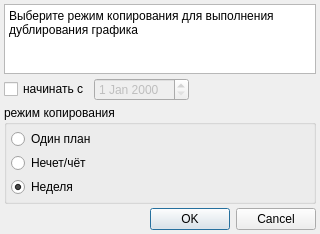
<ui version="4.0" >
 <class>DublDialog</class>
 <widget class="QDialog" name="DublDialog" >
  <property name="geometry" >
   <rect>
    <x>0</x>
    <y>0</y>
    <width>320</width>
    <height>218</height>
   </rect>
  </property>
  <property name="windowTitle" >
   <string>Дублирование графика</string>
  </property>
  <layout class="QGridLayout" name="gridLayout" >
   <property name="margin" >
    <number>4</number>
   </property>
   <property name="spacing" >
    <number>4</number>
   </property>
   <item row="0" column="0" colspan="3" >
    <widget class="QTextBrowser" name="textBrowser" >
     <property name="html" >
      <string>&lt;!DOCTYPE HTML PUBLIC "-//W3C//DTD HTML 4.0//EN" "http://www.w3.org/TR/REC-html40/strict.dtd">
&lt;html>&lt;head>&lt;meta name="qrichtext" content="1" />&lt;style type="text/css">
p, li { white-space: pre-wrap; }
&lt;/style>&lt;/head>&lt;body style=" font-family:'MS Shell Dlg 2'; font-size:8.25pt; font-weight:400; font-style:normal;">
&lt;p style=" margin-top:0px; margin-bottom:0px; margin-left:0px; margin-right:0px; -qt-block-indent:0; text-indent:0px; font-family:'Sans Serif'; font-size:9pt;">Выберите режим копирования для выполнения дублирования графика&lt;/p>&lt;/body>&lt;/html></string>
     </property>
    </widget>
   </item>
   <item row="1" column="0" >
    <widget class="QCheckBox" name="chkStart" >
     <property name="text" >
      <string>начинать с</string>
     </property>
    </widget>
   </item>
   <item row="1" column="1" >
    <widget class="CDateEdit" name="edtStart" >
     <property name="enabled" >
      <bool>false</bool>
     </property>
    </widget>
   </item>
   <item row="1" column="2" >
    <spacer name="horizontalSpacer" >
     <property name="orientation" >
      <enum>Qt::Horizontal</enum>
     </property>
     <property name="sizeHint" stdset="0" >
      <size>
       <width>134</width>
       <height>20</height>
      </size>
     </property>
    </spacer>
   </item>
   <item row="2" column="0" colspan="3" >
    <widget class="QGroupBox" name="groupBox" >
     <property name="title" >
      <string>режим копирования</string>
     </property>
     <layout class="QVBoxLayout" name="verticalLayout" >
      <property name="spacing" >
       <number>4</number>
      </property>
      <property name="margin" >
       <number>4</number>
      </property>
      <item>
       <widget class="QRadioButton" name="rbSingle" >
        <property name="text" >
         <string>Один план</string>
        </property>
       </widget>
      </item>
      <item>
       <widget class="QRadioButton" name="rbDual" >
        <property name="text" >
         <string>Нечет/чёт</string>
        </property>
       </widget>
      </item>
      <item>
       <widget class="QRadioButton" name="rbWeek" >
        <property name="text" >
         <string>Неделя</string>
        </property>
        <property name="checked" >
         <bool>true</bool>
        </property>
       </widget>
      </item>
     </layout>
    </widget>
   </item>
   <item row="3" column="0" colspan="3" >
    <widget class="QDialogButtonBox" name="buttonBox" >
     <property name="orientation" >
      <enum>Qt::Horizontal</enum>
     </property>
     <property name="standardButtons" >
      <set>QDialogButtonBox::Cancel|QDialogButtonBox::Ok</set>
     </property>
    </widget>
   </item>
  </layout>
 </widget>
 <customwidgets>
  <customwidget>
   <class>CDateEdit</class>
   <extends>QDateEdit</extends>
   <header>library/DateEdit.h</header>
  </customwidget>
 </customwidgets>
 <tabstops>
  <tabstop>textBrowser</tabstop>
  <tabstop>chkStart</tabstop>
  <tabstop>edtStart</tabstop>
  <tabstop>rbSingle</tabstop>
  <tabstop>rbDual</tabstop>
  <tabstop>rbWeek</tabstop>
  <tabstop>buttonBox</tabstop>
 </tabstops>
 <resources/>
 <connections>
  <connection>
   <sender>buttonBox</sender>
   <signal>accepted()</signal>
   <receiver>DublDialog</receiver>
   <slot>accept()</slot>
   <hints>
    <hint type="sourcelabel" >
     <x>252</x>
     <y>213</y>
    </hint>
    <hint type="destinationlabel" >
     <x>157</x>
     <y>217</y>
    </hint>
   </hints>
  </connection>
  <connection>
   <sender>buttonBox</sender>
   <signal>rejected()</signal>
   <receiver>DublDialog</receiver>
   <slot>reject()</slot>
   <hints>
    <hint type="sourcelabel" >
     <x>315</x>
     <y>213</y>
    </hint>
    <hint type="destinationlabel" >
     <x>286</x>
     <y>217</y>
    </hint>
   </hints>
  </connection>
  <connection>
   <sender>chkStart</sender>
   <signal>clicked(bool)</signal>
   <receiver>edtStart</receiver>
   <slot>setEnabled(bool)</slot>
   <hints>
    <hint type="sourcelabel" >
     <x>66</x>
     <y>73</y>
    </hint>
    <hint type="destinationlabel" >
     <x>97</x>
     <y>76</y>
    </hint>
   </hints>
  </connection>
 </connections>
</ui>
